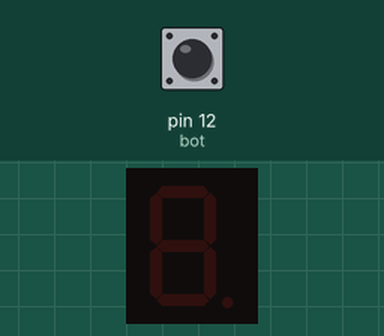
The sketch below on a simulated Arduino Uno, built with avr-gcc and run on an emulated ATmega328P. Parts: 1-digit seven-segment display. Wiring (inferred from the names in the program): 1-digit 7-segment display, segments lit when HIGH: segments pin 2, pin 3, pin 4, pin 5, pin 6, pin 7, pin 8. The test bench sets the inputs (shaded band); at power-on: pin 12 (bot) LOW. Random numbers use the default seed unless the sketch sets one; the segment pins are drawn as the display they are named for.

Above: at 1.2 s.
1.3 s: pin 12 (bot) pulled HIGH for 3.2 s
At 4.6 s:
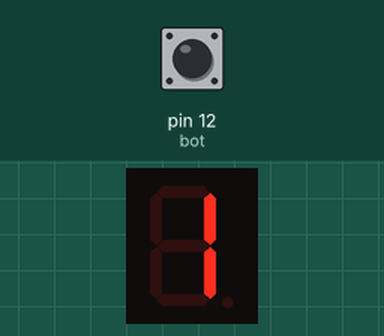
6.0 s: pin 12 (bot) pulled HIGH for 1 s
At 7.5 s:
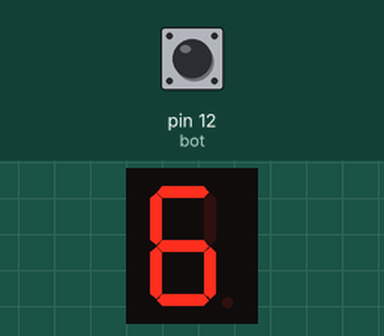
8.5 s: pin 12 (bot) pulled HIGH for 3.2 s
At 9.4 s:
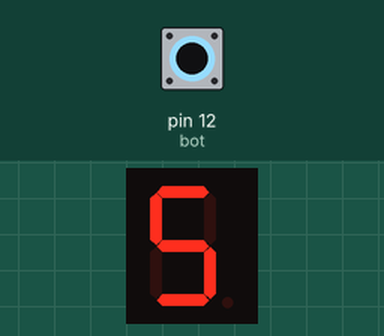
13.2 s: pin 12 (bot) pulled HIGH for 0.15 s
At 14.4 s:
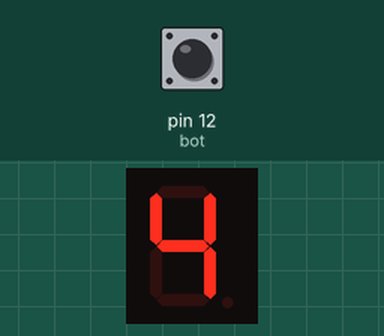
Timing chart, 0 to 15.8 s (numbered marks = the images above; inputs shaded):
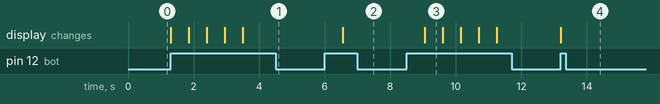

Measured:
- after the input at 1.3 s, the display: first changes at once (image 1 shows a later state)
- after the input at 6.0 s, the display: changes after 0.55 s (image 2)
- after the input at 8.5 s, the display: changes after 0.55 s (image 3)
- after the input at 13.2 s, the display: changes at once (image 4)
- what the display in image 3 shows lasts 0.5 s, from 9.1 s to 9.6 s

The sketch:

Codigo_dado.ino
```cpp
# define A 2
# define B 3
# define C 4
# define D 5
# define E 6
# define F 7
# define G 8


#define bot 12

int boton, numero;

void uno ()
{
  digitalWrite (A, LOW);
  digitalWrite (B, HIGH);
  digitalWrite (C, HIGH);
  digitalWrite (D, LOW);
  digitalWrite (E, LOW);
  digitalWrite (F, LOW);
  digitalWrite (G, LOW);
  delay(500);
}

void dos ()
{
   digitalWrite (A, HIGH);
  digitalWrite (B, HIGH);
  digitalWrite (C, LOW);
  digitalWrite (D, HIGH);
  digitalWrite (E, HIGH);
  digitalWrite (F, LOW);
  digitalWrite (G, HIGH);
  delay(500);


}

void tres ()
{
  digitalWrite (A, HIGH);
  digitalWrite (B, HIGH);
  digitalWrite (C, HIGH);
  digitalWrite (D, HIGH);
  digitalWrite (E, LOW);
  digitalWrite (F, LOW);
  digitalWrite (G, HIGH);
  delay(500);
}

void cuatro ()
{
   digitalWrite (A, LOW);
  digitalWrite (B, HIGH);
  digitalWrite (C, HIGH);
  digitalWrite (D, LOW);
  digitalWrite (E, LOW);
  digitalWrite (F, HIGH);
  digitalWrite (G, HIGH);
  delay(500);
}

void cinco ()
{
  digitalWrite (A, HIGH);
  digitalWrite (B, LOW);
  digitalWrite (C, HIGH);
  digitalWrite (D, HIGH);
  digitalWrite (E, LOW);
  digitalWrite (F, HIGH);
  digitalWrite (G, HIGH);
  delay(500);
}

void seis ()
{
  digitalWrite (A, HIGH);
  digitalWrite (B, LOW);
  digitalWrite (C, HIGH);
  digitalWrite (D, HIGH);
  digitalWrite (E, HIGH);
  digitalWrite (F, HIGH);
  digitalWrite (G, HIGH);
  delay(500);
}


void setup()
{
  pinMode(A, OUTPUT);
  pinMode(B, OUTPUT);
  pinMode(C, OUTPUT);
  pinMode(D, OUTPUT);
  pinMode(E, OUTPUT);
  pinMode(F, OUTPUT);
  pinMode(G, OUTPUT);

  randomSeed(analogRead(A0));
}

void loop()
{
  boton = digitalRead(bot);

  if(boton == HIGH)
  {
    numero = random (1, 7);

    if (numero == 1)
    {
      uno();
    }
    else if (numero == 2)
    {
     dos();
    }
     else if (numero == 3)
    {
     tres();
     }
    else if (numero == 4)
    {
    cuatro();
    }
    else if (numero == 5)
    {
    cinco();
    }
    else if (numero == 6)
    {
     seis();
    }
  }
  delay(50);

}


  
```
